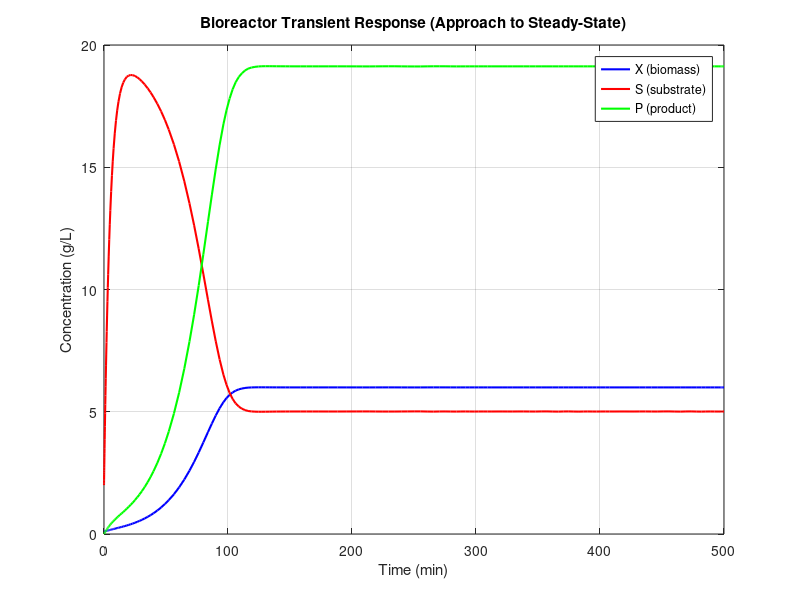

This figure's MATLAB source: (Note: this script raises an error after producing the figure.)
clear; 
clc; 
close all;

% Given Parameters
Y_xs = 0.4;    % g/g
beta = 0.2;    % h^-1
P_m = 50;      % g/L
K_i = 22;      % g/L
alpha = 2.2;   % g/g
mu_m = 0.48;   % h^-1
K_m = 1.2;     % g/L
S_f = 20;      % g/L
d0 = 0.202;    % dilution rate at nominal operating point

%% MODEL EQUATIONS 
mu = @(S,P) (mu_m*(1 - P/P_m) * S) ./ (K_m + S + (S.^2)/K_i);
func = @(t,f,d,Sf)[ ...
    -d*f(1) + mu(f(2),f(3))*f(1); ...
     d*(Sf-f(2)) - (1/Y_xs)*mu(f(2),f(3))*f(1); ...
    -d*f(3) + (alpha*mu(f(2),f(3))+beta)*f(1)];

% Finding steady-state by simulating for long time
f_i = [0.1, 2, 0];  % initial guess
tspan = [0 500];    
[tsim, xsim] = ode45(@(t,x) func(t,x,d0,S_f), tspan, f_i);

% Plot transient response
figure('Name','Bioreactor Transient Simulation','NumberTitle','off');
plot(tsim, xsim(:,1), 'b-', 'LineWidth', 1.5); hold on;
plot(tsim, xsim(:,2), 'r-', 'LineWidth', 1.5);
plot(tsim, xsim(:,3), 'g-', 'LineWidth', 1.5);
xlabel('Time (min)'); ylabel('Concentration (g/L)');
title('Bioreactor Transient Response (Approach to Steady-State)');
legend('X (biomass)','S (substrate)','P (product)','Location','best');
grid on; box on; hold off;

% Steady state
x_ss = xsim(end,:)';
X_ss = x_ss(1); S_ss = x_ss(2); P_ss = x_ss(3);
fprintf('Steady-state concentrations:\nX_ss = %.5f, S_ss = %.5f, P_ss = %.5f\n', X_ss,S_ss,P_ss);

%% LINEARIZATION 
syms X S P d Sf

mu_sym = mu_m * (1 - P/P_m) * (S / (K_m + S + (S^2)/K_i));
f1 = -d*X + mu_sym*X;
f2 = d*(Sf - S) - (1/Y_xs)*mu_sym*X;
f3 = -d*P + (alpha*mu_sym + beta)*X;
f_vec = [f1; f2; f3];

% Jacobian (A matrix)
J_sym = jacobian(f_vec, [X S P]);
J = double(subs(J_sym, {X, S, P, d, Sf}, {X_ss, S_ss, P_ss, d0, S_f}));

% Input matrices
I_d_sym = diff(f_vec, d);   % effect of dilution rate
I_Sf_sym = diff(f_vec, Sf); % effect of feed substrate

I_d = double(subs(I_d_sym, {X, S, P, d, Sf}, {X_ss, S_ss, P_ss, d0, S_f}));
I_Sf = double(subs(I_Sf_sym, {X, S, P, d, Sf}, {X_ss, S_ss, P_ss, d0, S_f}));

fprintf('\nLinearization done.\n');
disp('Jacobian J ='); disp(J);
disp('Input vector I_d (D input) ='); disp(I_d);
disp('Input vector I_Sf (S_f input) ='); disp(I_Sf);
disp('Eigenvalues of J:'); disp(eig(J));

%% TRANSFER FUNCTIONS
% State-space with two inputs: [D, S_f]
A = J;
B = [I_d I_Sf];
C = eye(3);
D_mat = zeros(3,2);

sys = ss(A,B,C,D_mat);
tf_model = tf(sys);
tf_model_min = minreal(tf_model, 1e-6);

tf_model_min = minreal(tf_model, 1e-6);
state_names = {'X','S','P'};  % define before first use

disp('Transfer function model (both inputs, clean display):');
for i = 1:size(tf_model_min,1)
    for j = 1:size(tf_model_min,2)
        fprintf('\nFrom Input %d to Output %s:\n', j, state_names{i});
        display(tf_model_min(i,j)); % clean MATLAB-style output
    end
end


%%  Transfer Functions from D input 
[num_D, den_D] = ss2tf(A, I_d, C, zeros(3,1));
state_names = {'X','S','P'};

for i = 1:3
    fprintf('\nTransfer Function from D to %s:\n', state_names{i});
    G_i = tf(num_D(i,:), den_D);
    disp(G_i)
    
    p = pole(G_i);
    z = zero(G_i);
    fprintf('Poles:\n'); disp(p);
    fprintf('Zeros:\n'); disp(z);
    if all(real(p) < 0)
        fprintf('System is STABLE (all poles have negative real parts)\n');
    elseif any(real(p) > 0)
        fprintf('System is UNSTABLE (some poles have positive real parts)\n');
    else
        fprintf('System is MARGINALLY STABLE\n');
    end
end

%% Transfer Functions from S_f input
[num_Sf, den_Sf] = ss2tf(A, I_Sf, C, zeros(3,1));

for i = 1:3
    fprintf('\nTransfer Function from S_f to %s:\n', state_names{i});
    G_i = tf(num_Sf(i,:), den_Sf);
    disp(G_i)

    p = pole(G_i);
    z = zero(G_i);
    fprintf('Poles:\n'); disp(p);
    fprintf('Zeros:\n'); disp(z);
    if all(real(p) < 0)
        fprintf('System is STABLE (all poles have negative real parts)\n');
    elseif any(real(p) > 0)
        fprintf('System is UNSTABLE (some poles have positive real parts)\n');
    else
        fprintf('System is MARGINALLY STABLE\n');
    end
end

%% STEP RESPONSE & NOISE for D
t_points = linspace(0, 400, 2000);
D_step = d0*ones(size(t_points));

% Step changes in D
D_step(t_points>=50 & t_points<150)  = d0 + 0.05;
D_step(t_points>=150 & t_points<250) = d0 - 0.03;
D_step(t_points>=250 & t_points<350) = d0 + 0.1;

% Linear response for D input
x_d = lsim(sys(:,1), D_step'-d0, t_points);
x_lin = x_d + repmat(x_ss', length(t_points), 1);

% Nonlinear response
[t_non_lin, x_non_lin] = ode45(@(t,x) func(t,x,interp1(t_points,D_step,t),S_f), t_points, x_ss);

% Add Gaussian noise (1% std)
noise_std = [0.01*X_ss, 0.01*S_ss, 0.01*P_ss];
rng(0);
x_lin_noisy     = x_lin     + randn(size(x_lin))     .* noise_std;
x_non_lin_noisy = x_non_lin + randn(size(x_non_lin)) .* noise_std;

fprintf('\nNoise added to simulated outputs:\n');
fprintf('X: %.4f, S: %.4f, P: %.4f\n', noise_std(1), noise_std(2), noise_std(3));

%% PLOTTING
figure('Name','Bioreactor Step Responses with Noise','NumberTitle','off');
states = {'D','X','S','P'};
y_labels = {'D (1/h)','X (g/L)','S (g/L)','P (g/L)'};
titles = {'Step Changes in Dilution Rate','Biomass Response (Noisy)',...
          'Substrate Response (Noisy)','Product Response (Noisy)'};

subplot(4,1,1);
plot(t_points, D_step, 'm', 'LineWidth', 2);
xlabel('Time (min)'); ylabel(y_labels{1});
title(titles{1}); grid on; box on;

for i = 1:3
    subplot(4,1,i+1);
    plot(t_points, x_lin_noisy(:,i), 'r-', 'LineWidth', 1.8); hold on;
    plot(t_non_lin, x_non_lin_noisy(:,i), 'k-', 'LineWidth', 1.5);
    yline(x_ss(i), ':b', 'LineWidth', 1.2);
    ylabel(y_labels{i+1});
    title(titles{i+1});
    if i == 3, xlabel('Time (min)'); end
    legend('Linear (Noisy)','Nonlinear (Noisy)','Steady-State','Location','best');
    grid on; box on;
end

%% STEP RESPONSE FOR S_f INPUT
t_points = linspace(0, 400, 2000);
Sf_step = S_f * ones(size(t_points));  % base value

% Step changes in S_f (feed substrate)
Sf_step(t_points>=50 & t_points<150)  = S_f + 5;   % increase feed
Sf_step(t_points>=150 & t_points<250) = S_f - 3;   % decrease feed
Sf_step(t_points>=250 & t_points<350) = S_f + 8;   % larger increase

% Linear response for S_f input (2nd column of sys)
x_Sf = lsim(sys(:,2), Sf_step' - S_f, t_points);
x_lin_Sf = x_Sf + repmat(x_ss', length(t_points), 1);

% Nonlinear response (simulate full model)
[t_non_lin_Sf, x_non_lin_Sf] = ode45(@(t,x) func(t,x,d0,interp1(t_points, Sf_step, t)), ...
                                     t_points, x_ss);

% Add Gaussian noise (same as before)
x_lin_Sf_noisy     = x_lin_Sf     + randn(size(x_lin_Sf))     .* noise_std;
x_non_lin_Sf_noisy = x_non_lin_Sf + randn(size(x_non_lin_Sf)) .* noise_std;

fprintf('\nNoise added to S_f step response simulation.\n');

%% PLOTTING 
figure('Name','Bioreactor Step Responses (Feed Substrate S_f)','NumberTitle','off');
states = {'S_f','X','S','P'};
y_labels = {'S_f (g/L)','X (g/L)','S (g/L)','P (g/L)'};
titles = {'Step Changes in Feed Substrate Concentration','Biomass Response (Noisy)',...
          'Substrate Response (Noisy)','Product Response (Noisy)'};

subplot(4,1,1);
plot(t_points, Sf_step, 'm', 'LineWidth', 2);
xlabel('Time (min)'); ylabel(y_labels{1});
title(titles{1}); grid on; box on;

for i = 1:3
    subplot(4,1,i+1);
    plot(t_points, x_lin_Sf_noisy(:,i), 'r-', 'LineWidth', 1.8); hold on;
    plot(t_non_lin_Sf, x_non_lin_Sf_noisy(:,i), 'k-', 'LineWidth', 1.5);
    yline(x_ss(i), ':b', 'LineWidth', 1.2);
    ylabel(y_labels{i+1});
    title(titles{i+1});
    if i == 3, xlabel('Time (min)'); end
    legend('Linear (Noisy)','Nonlinear (Noisy)','Steady-State','Location','best');
    grid on; box on;
end

set(gcf,'Position',[100 100 850 900]);
sgtitle('Bioreactor: Linear vs Nonlinear Step Responses for Feed Substrate (S_f)','FontSize',13,'FontWeight','bold');


set(gcf,'Position',[100 100 850 900]);
sgtitle('Bioreactor: Linear vs Nonlinear Step Responses','FontSize',13,'FontWeight','bold');


save('bio_reactor_data.mat', 't_points', 'D_step', 'x_non_lin_noisy', 'x_ss', 'd0');
disp('Bioreactor data saved to bioreactor_data.mat');

